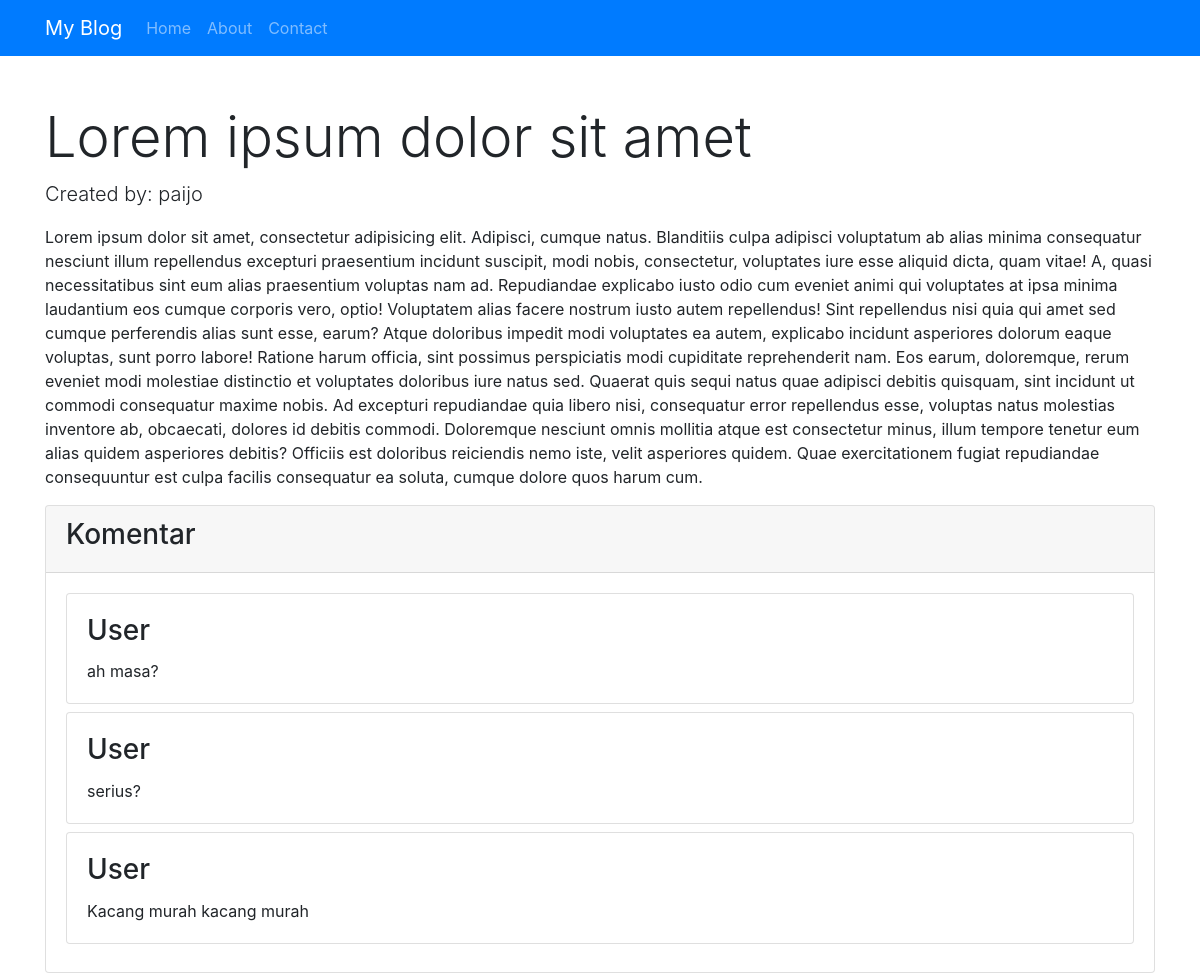
The page /post.php?id=1 on the database its author committed.
### tables this page shows
CREATE TABLE `posts` (
  `id` int(11) NOT NULL,
  `title` varchar(255) NOT NULL,
  `content` text NOT NULL,
  `create_by` int(11) NOT NULL
);

CREATE TABLE `users` (
  `id` int(11) NOT NULL,
  `username` varchar(255) NOT NULL
);

CREATE TABLE `comments` (
  `id` int(11) NOT NULL,
  `comment` text NOT NULL,
  `post_id` int(11) NOT NULL
);

### post.php (the view, shortened to what this page needs)
<?php
	require_once "config.php";
	$id = $_GET['id'];
	$result = mysqli_query($conn, "SELECT * FROM posts JOIN users ON posts.create_by = users.id WHERE posts.id=$id");
	$post = mysqli_fetch_object($result);
?>
<!DOCTYPE html>
<html lang="en">
<head>
	<link rel="stylesheet" href="https://stackpath.bootstrapcdn.com/bootstrap/4.1.3/css/bootstrap.min.css">
</head>
<body>
<nav class="navbar navbar-expand-lg navbar-dark bg-primary mb-5">
	<div class="container">
		<a href="/" class="navbar-brand">My Blog</a>
		<div class="collapse navbar-collapse" id="menu">
			<ul class="navbar-nav">
				<li class="nav-item"><a href="#" class="nav-link">Home</a></li>
				<li class="nav-item"><a href="#" class="nav-link">About</a></li>
				<li class="nav-item"><a href="#" class="nav-link">Contact</a></li>
			</ul>
		</div>
	</div>
</nav>
<div class="container">
	<section id="content">
		<h2 class="display-4"><?= $post->title ?></h2>
		<p class="lead">Created by: <?= $post->username ?></p>
		<p>
			<?= $post->content ?>
		</p>
	</section>
	<section id="comments">
		<div class="card">
			<div class="card-header">
				<h3>Komentar</h3>
			</div>
			<div class="card-body">
				<div class="row">
			<?php
				$q = mysqli_query($conn, "SELECT * FROM comments WHERE post_id=$post->id");
				if(mysqli_num_rows($q) == 0){
					echo "<h3 class='text-muted'>Tidak ada komentar</h2>";
				}else{
					while($row = mysqli_fetch_object($q)){ ?>
					<div class="col-sm-12 mb-2">
						<div class="card">
							<div class="card-body">
								<h3 class="card-title">User</h3>
								<p class="card-text">
									<?= $row->comment ?>
								</p>
							</div>
						</div>
					</div>
					<?php }} ?>
				</div>
			</div>
		</div>
	</section>
</div>
</body>
</html>

### rows shown on the page
posts: title "Lorem ipsum dolor sit amet", create_by.username "paijo", content "Lorem ipsum dolor sit amet, consectetur adipisicing elit. Adipisci, cumque natus. Blanditiis culpa adipisci voluptatum ab alias minima consequatur nesciunt illum repellendus excepturi praesentium incidunt suscipit, modi nobis, consectetur, voluptates iure esse aliquid dicta, quam vitae! A, quasi necessitatibus sint eum alias praesentium voluptas nam ad. Repudiandae explicabo iusto odio cum eveniet animi qui voluptates at ipsa minima laudantium eos cumque corporis vero, optio! Voluptatem alias facere nostrum iusto autem repellendus! Sint repellendus nisi quia qui amet sed cumque perferendis alias sunt esse, earum? Atque doloribus impedit modi voluptates ea autem, explicabo incidunt…"
comments: comment "ah masa?"
comments: comment "serius?"
comments: comment "Kacang murah kacang murah"
